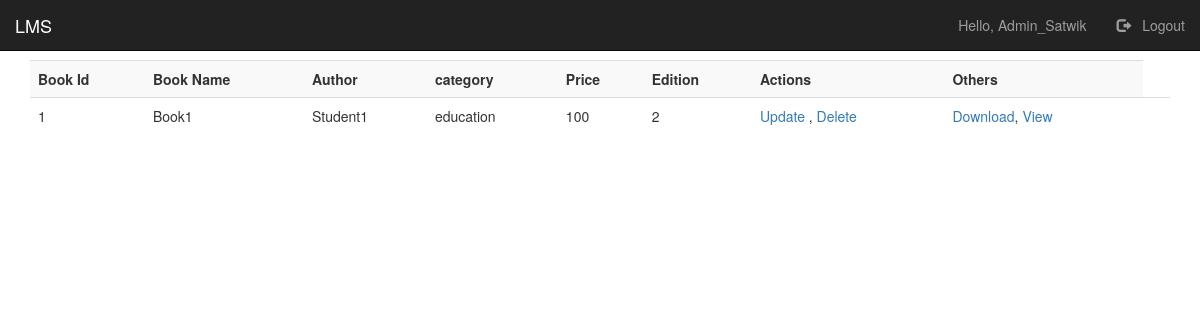
Before: /view_books (signed in) with the older database file.
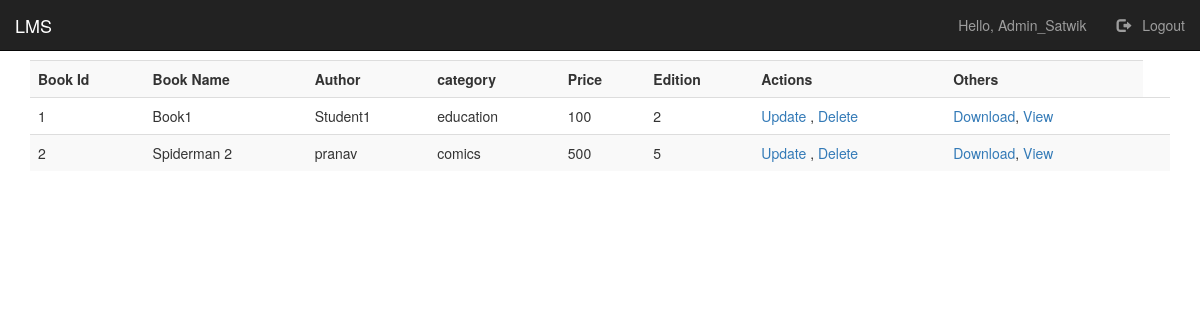
After: the same page with the newer database file.
### lmsapp/models.py (models this page shows, shortened)
class Book(models.Model):
    id = models.AutoField(primary_key=True)
    catchoice = [
        ('education', 'Education'),
        ('entertainment', 'Entertainment'),
        ('comics', 'Comics'),
        ('biography', 'Biography'),
        ('history', 'History'),
    ]
    name = models.CharField(max_length=30)
    author = models.CharField(max_length=40)
    category = models.CharField(max_length=30, choices=catchoice, default='education')
    price = models.IntegerField()
    edition = models.IntegerField()

### lmsapp/views.py (the view)
# urls.py: path('view_books', views.view_books, name='view_books'),
@login_required()
def view_books(request):
    books = Book.objects.all()
    return render(request, 'all_books.html', {'books': books, 'title': 'View all books'})

### templates/all_books.html
{% extends "index.html" %}
{% load crispy_forms_tags %}
{% block start %}
 <div class="container">
    <table class="table table-dark table-striped">
        <tr>
            <th>Book Id</th>
            <th>Book Name</th>
            <th>Author</th>
            <th>category</th>
            <th>Price</th>
            <th>Edition</th>
            <th>Actions</th>
            <th>Others</th>
        </tr>
        {% for item in books %}
        <tr>
            <td>{{ item.id }}</td>
            <td>{{ item.name }}</td>
            <td>{{ item.author }}</td>
            <td>{{ item.category }}</td>
            <td>{{ item.price }}</td>
            <td>{{ item.edition }}</td>
            <td> <a href="{% url 'update_book' id=item.id %}"> Update </a>, <a href="{% url 'delete_book' id=item.id %}"> Delete </a></td>
            <td> <a href=""> Download</a>, <a href=""> View</a> <td>
        </tr>
        {% endfor %}
    </table>
 </div>
{% endblock start %}

Changed rows visible on the page:
added Book: id "2", name "Spiderman 2", author "pranav", category "comics", price "500", edition "5"
